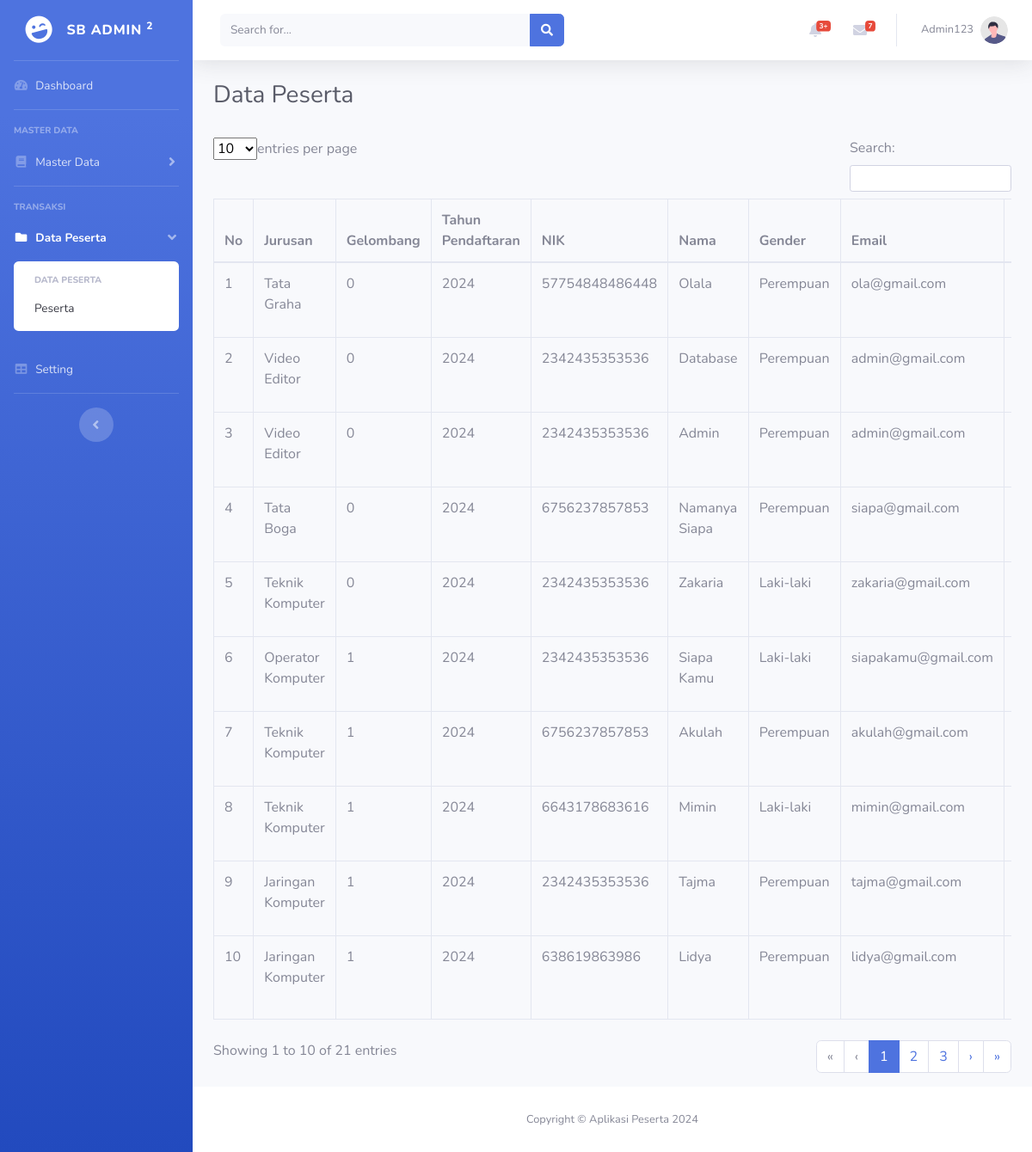
Screenshot of /peserta.php (signed in) with the database file from the repository.
### tables this page shows
CREATE TABLE `pendaftaran` (
  `id` int(11) NOT NULL,
  `id_jurusan` int(11) NOT NULL,
  `id_gelombang` int(11) NOT NULL,
  `nik` varchar(18) NOT NULL,
  `nama` varchar(100) NOT NULL,
  `email` varchar(50) NOT NULL,
  `hp` varchar(13) NOT NULL,
  `gender` varchar(20) NOT NULL,
  `alamat` text NOT NULL,
  `pendidikan` varchar(20) NOT NULL,
  `gelombang` int(5) NOT NULL,
  `tahun_pendaftaran` varchar(5) NOT NULL,
  `status` tinyint(1) DEFAULT NULL,
  `deleted` tinyint(1) NOT NULL DEFAULT 0,
  `created_at` timestamp NOT NULL DEFAULT current_timestamp(),
  `updated_at` timestamp NOT NULL DEFAULT current_timestamp() ON UPDATE current_timestamp()
);

CREATE TABLE `jurusan` (
  `id` int(11) NOT NULL,
  `nama_jurusan` varchar(50) NOT NULL,
  `created_at` timestamp NOT NULL DEFAULT current_timestamp(),
  `update_at` timestamp NOT NULL DEFAULT current_timestamp() ON UPDATE current_timestamp()
);

### peserta.php (the view, shortened to what this page needs)
<?php
include 'config/config.php';
$queryPeserta = mysqli_query($koneksi, "SELECT jurusan.nama_jurusan, pendaftaran.* FROM pendaftaran LEFT JOIN jurusan ON jurusan.id = pendaftaran.id_jurusan WHERE deleted = 0 ORDER BY pendaftaran.id DESC");
?>
<!DOCTYPE html>
<html lang="en">
<head>
    <?php include 'inc/head.php'; ?>
</head>
<body id="page-top">
    <div id="wrapper">
        <?php include 'inc/sidebar.php'; ?>
        <div id="content-wrapper" class="d-flex flex-column">
            <div id="content">
                <?php include 'inc/navbar.php'; ?>
                <div class="container-fluid">
                    <h1 class="h3 mb-4 text-gray-800">Data Peserta</h1>
                    <div class="table-responsive">
                        <table class="table table-bordered" id="datatables">
                            <thead>
                                <tr>
                                    <th>No</th>
                                    <th>Jurusan</th>
                                    <th>Gelombang</th>
                                    <th>Tahun Pendaftaran</th>
                                    <th>NIK</th>
                                    <th>Nama</th>
                                    <th>Gender</th>
                                    <th>Email</th>
                                    <th>Nomor Telepon</th>
                                </tr>
                            </thead>
                            <tbody>
                                <?php $no = 1;
                                while ($dataPeserta = mysqli_fetch_assoc($queryPeserta)) { ?>
                                    <tr>
                                        <td><?php echo $no++ ?></td>
                                        <td><?php echo $dataPeserta['nama_jurusan'] ?></td>
                                        <td><?php echo $dataPeserta['gelombang'] ?></td>
                                        <td><?php echo $dataPeserta['tahun_pendaftaran'] ?></td>
                                        <td><?php echo $dataPeserta['nik'] ?></td>
                                        <td><?php echo $dataPeserta['nama'] ?></td>
                                        <td><?php echo $dataPeserta['gender'] ?></td>
                                        <td><?php echo $dataPeserta['email'] ?></td>
                                        <td><?php echo $dataPeserta['hp'] ?></td>
                                    </tr>
                                <?php } ?>
                            </tbody>
                        </table>
                    </div>
                </div>
            </div>
            <?php include 'inc/footer.php'; ?>
        </div>
    </div>
</body>
</html>

### rows the page displays
pendaftaran: id_jurusan.nama_jurusan "Tata Graha", gelombang "0", tahun_pendaftaran "2024", nik "57754848486448", nama "Olala", gender "Perempuan", email "ola@gmail.com"
pendaftaran: id_jurusan.nama_jurusan "Video Editor", gelombang "0", tahun_pendaftaran "2024", nik "2342435353536", nama "Database", gender "Perempuan", email "admin@gmail.com"
pendaftaran: id_jurusan.nama_jurusan "Video Editor", gelombang "0", tahun_pendaftaran "2024", nik "2342435353536", nama "Admin", gender "Perempuan", email "admin@gmail.com"
pendaftaran: id_jurusan.nama_jurusan "Tata Boga", gelombang "0", tahun_pendaftaran "2024", nik "6756237857853", nama "Namanya Siapa", gender "Perempuan", email "siapa@gmail.com"
pendaftaran: id_jurusan.nama_jurusan "Teknik Komputer", gelombang "0", tahun_pendaftaran "2024", nik "2342435353536", nama "Zakaria", gender "Laki-laki", email "zakaria@gmail.com"
pendaftaran: id_jurusan.nama_jurusan "Operator Komputer", gelombang "1", tahun_pendaftaran "2024", nik "2342435353536", nama "Siapa Kamu", gender "Laki-laki", email "siapakamu@gmail.com"
pendaftaran: id_jurusan.nama_jurusan "Teknik Komputer", gelombang "1", tahun_pendaftaran "2024", nik "6756237857853", nama "Akulah", gender "Perempuan", email "akulah@gmail.com"
pendaftaran: id_jurusan.nama_jurusan "Teknik Komputer", gelombang "1", tahun_pendaftaran "2024", nik "6643178683616", nama "Mimin", gender "Laki-laki", email "mimin@gmail.com"
pendaftaran: id_jurusan.nama_jurusan "Jaringan Komputer", gelombang "1", tahun_pendaftaran "2024", nik "2342435353536", nama "Tajma", gender "Perempuan", email "tajma@gmail.com"
pendaftaran: id_jurusan.nama_jurusan "Jaringan Komputer", gelombang "1", tahun_pendaftaran "2024", nik "638619863986", nama "Lidya", gender "Perempuan", email "lidya@gmail.com"

### other values shown
$_SESSION['nama'] "Admin123"
